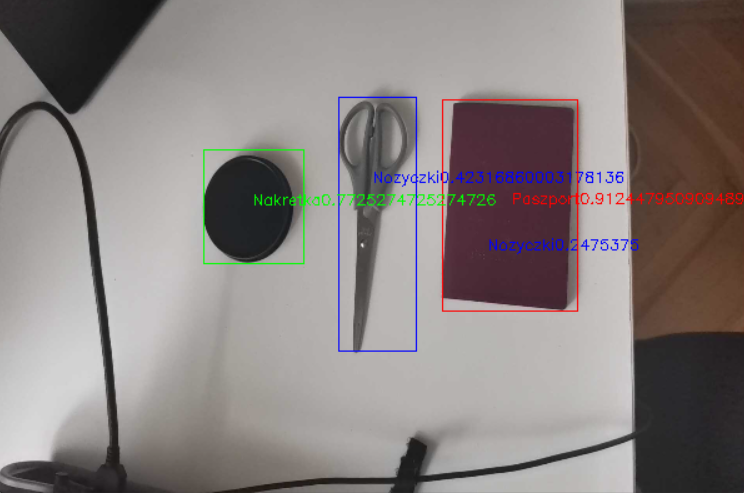
#> input picture Zrzut ekranu 2023-01-08 131753.png, 744 x 493 px, given in place of the camera
$ python project_grey_shape.py
#> lines starting #> are read from the running program, lines starting #| are printed output that depends on the picture; after the words box and inside, x2 and y2 are one past the last pixel; in counts of white or black regions, pixels touching at a corner belong together
# -*- coding: utf-8 -*-
"""
Created on Wed Jan  4 15:58:21 2023

@author: Olimpia
"""

import cv2
import numpy as np
import skimage.measure as sime
import matplotlib.pyplot as plt


LOW_THRESHOLD = np.array([100,0,0])
UPPER_THRESHOLD = np.array([255,200,155])
BLURR_PAR = 15
MASK_THRESHOLD_MIN = 100
MASK_THRESHOLD_MAX = 255
MASK_TYPE = cv2.THRESH_BINARY_INV
FEATURE_MARKER_SIZE = 20
TRIANGE_RATIO = 0.7 #the approximate ratio of the area of a triangle to the area of a rectangular area
WHELL_RATIO = 0.8 #the approximate ratio of the area of a wheel to the area of a rectangular area
RECTANGLE_RATIO = 0.7 #the approximate ratio of the area of a rectangle to the area of a rectangular area
DISPLAY_TEST_MODE = True # If True display only mask and plot,else display: 1) original picture 2) grey_picture 3)mask picture 4)blur picture 5) plot


video = cv2.VideoCapture(0) #function which capture videao strem, paramiter = 0,1,2 is a camera number, output= obiekt video


def final_description(img, obj_name, obj_features):

    obj_features = tuple((int(obj_features.centroid[1]), int(obj_features.centroid[0])))
    font_type = cv2.FONT_HERSHEY_SIMPLEX
    font_size = 0.4
    font_color = (0, 0, 0)

    return cv2.putText(img, obj_name, obj_features,  font_type, font_size, font_color)


while(True):

    # 1 PICTURE PROCESSING ###########################################

    ## 1.1 Image capture from video
    ret, original_img = video.read() # output: array original_img, ret = 0 or False -> we cannot read original_img
#> original_img is the input picture: shape (493, 744, 3); mean B, G, R 128.1, 129.5, 137.2
    grey_img = cv2.cvtColor(original_img, cv2.COLOR_BGR2GRAY) #change color image to grey one for easier recognition
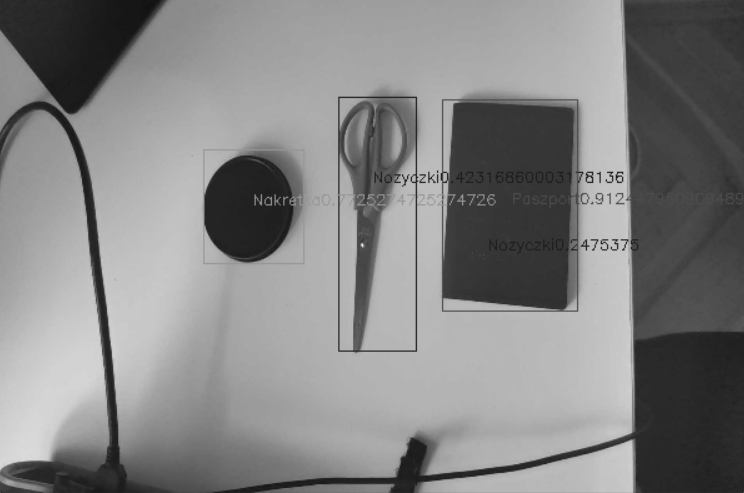
#> grey_img: shape (493, 744); min 18, max 235, mean 131.6

    ## 1.2 White noise
    blurry_img = cv2.GaussianBlur(grey_img,(5,5),BLURR_PAR) #blurry image to delete white noise
    _,mask_img = cv2.threshold(blurry_img,MASK_THRESHOLD_MIN, MASK_THRESHOLD_MAX, MASK_TYPE) #convert grey image to binary one
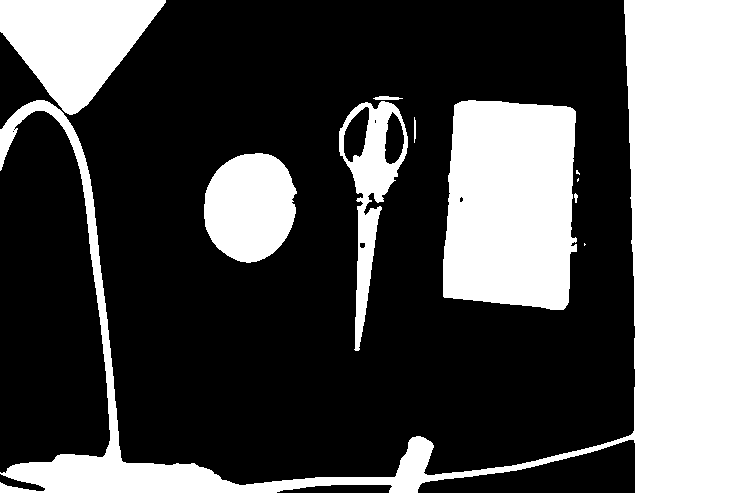
#> mask_img: shape (493, 744); 32.8% white; 11 white regions (3 under 20 px)


    #2 SHAPE RECOGNITION ##############################################

    ## 2.1 Mask labeling
    labels = sime.label(mask_img) # return the number of assigned labels
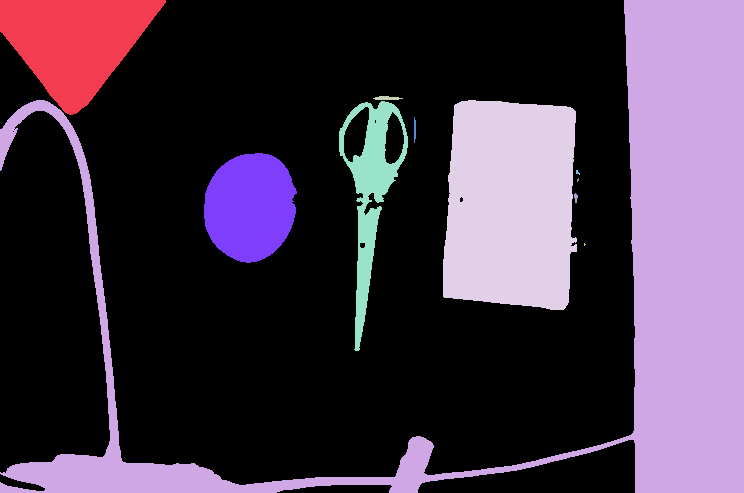
#> labels: shape (493, 744) int64; 12 distinct labels, from 0 to 11; one colour per label, 0 black

    ##2.2 Assigning features - indicating potential objects in the image
    features = sime.regionprops(labels) #It is some kind of list. feature[0] gives you all features for 1st object, but you need to call with with method like feature[0].centroid()
#> features = 11 regions; largest, box (x1, y1, x2, y2) and area: (0, 0, 744, 493) 70404, (443, 100, 577, 310) 25012, (0, 0, 166, 115) 11398, (204, 153, 297, 263) 7957, (339, 101, 408, 351) 5344
    obj_count = len(features) #number of features
#> obj_count = 11
    plt.imshow(labels, cmap=plt.cm.gray) #this part show objects in yellow frame in the plot
    for obj in features:
        y0, x0 = obj.centroid #centroid = red dot
        plt.plot(x0, y0, '.r', markersize=FEATURE_MARKER_SIZE) #size of red dot
        minr, minc, maxr, maxc = obj.bbox
        bx = (minc, maxc, maxc, minc, minc)
        by = (minr, minr, maxr, maxr, minr)
        plt.plot(bx, by, '-y', linewidth=1) #draw plot
#> this loop made 11 passes
#> (y0, x0, minr, minc, maxr, maxc, bx, by) on passes 1 to 7: (41.1, 74.49, 0, 0, 115, 166, (0, 166, 166, 0, 0), (0, 0, 115, 115, 0)), (277.9, 581.2, 0, 0, 493, 744, (0, 744, 744, 0, 0), (0, 0, 493, 493, 0)), (97.77, 386.5, 96, 373, 100, 403, (373, 403, 403, 373, 373), (96, 96, 100, 100, 96)), (204, 510.1, 100, 443, 310, 577, (443, 577, 577, 443, 443), (100, 100, 310, 310, 100)), (192.3, 370.2, 101, 339, 351, 408, (339, 408, 408, 339, 339), (101, 101, 351, 351, 101)), (129.3, 414.4, 117, 414, 143, 416, (414, 416, 416, 414, 414), (117, 117, 143, 143, 117)), (206.5, 249.7, 153, 204, 263, 297, (204, 297, 297, 204, 204), (153, 153, 263, 263, 153))

    ##2.3 Assign class to features

    if len(features) > 0:  #Sometimes it's need tim to collect alll features.
        for obj_counter in range(obj_count):
            obj_features = features[obj_counter]
            object_surface = obj_features.area_filled
            object_background_surface = obj_features.area_bbox
            # Conditions for cases : rectangle, oval, squere: - indiwidual part of modification
            if object_surface/object_background_surface < TRIANGE_RATIO: #Then we have triangle
                final_description(mask_img, 'triangle', obj_features)
            elif object_surface/object_background_surface < WHELL_RATIO:
                final_description(mask_img, 'wheel', obj_features)
            else:
                final_description(mask_img, 'rectangle', obj_features)
#> this loop made 11 passes
#> (object_surface, object_background_surface) on passes 1 to 11: (11398, 19090), (70405, 366792), (88, 120), (25024, 28140), (6964, 17250), (45, 52), (7957, 10230), (12, 20), (6, 8), (26, 40), (4, 6)
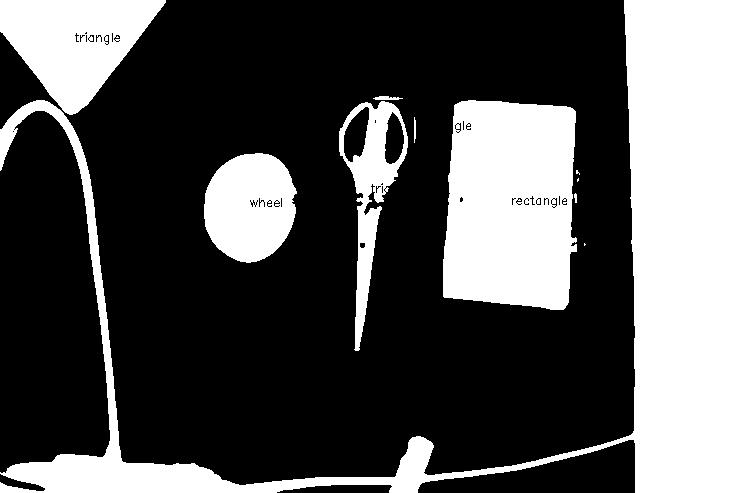
#> mask_img: shape (493, 744); 32.7% white; 11 white regions (3 under 20 px), largest, box (x1, y1, x2, y2) and area: (0, 0, 744, 493) 70404, (443, 100, 577, 310) 24819, (0, 0, 166, 115) 11274


    # 3 PICTURE SHOW #################################################

    #cv2.imshow displays the image in a new window, so that the real-time image is always displayed in the same window, assign a window name to the display object.
    if not DISPLAY_TEST_MODE:
        cv2.imshow('original_img', original_img)
        cv2.imshow('grey_img', grey_img)
        cv2.imshow('blurry_img', blurry_img)
    cv2.imshow('mask_img', mask_img)


    # 4 KEYBOARD KEY INSTRUCTIONS ####################################

    k = cv2.waitKey(1) & 0xFF #press ESC to finish video capture
#> (key Esc is pressed here)
    if k == 27:
        break
video.release() #freeing up the memory buffer needed to display the image
cv2.destroyAllWindows()# close windows which video display
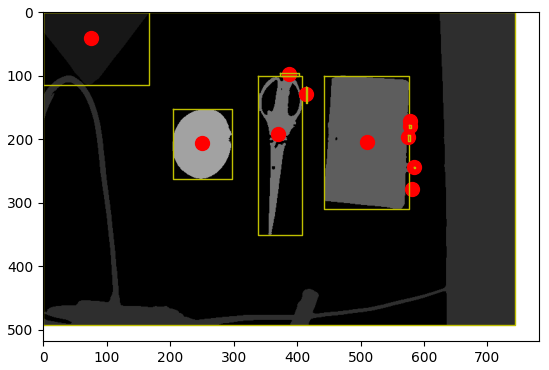
#> figure drawn by matplotlib, 1 panel

$ run again, on Zrzut ekranu 2023-01-08 191958.png
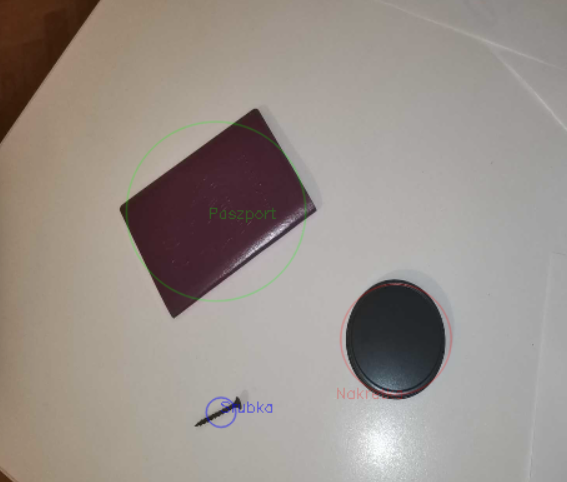
#> input picture Zrzut ekranu 2023-01-08 191958.png, 567 x 482 px, given in place of the camera
#> original_img is the input picture: shape (482, 567, 3); mean B, G, R 138.6, 144.7, 153.2
#> labels: shape (482, 567) int64; 6 distinct labels, from 0 to 5
#> features = 5 regions; box (x1, y1, x2, y2) and area: (120, 109, 316, 317) 20681, (346, 280, 445, 399) 9125, (0, 0, 100, 143) 7296, (197, 398, 242, 426) 265, (0, 471, 12, 482) 89
#> obj_count = 5
#> the loop `for obj in features:` made 5 passes
#> (y0, x0, minr, minc, maxr, maxc, bx, by) on passes 1 to 5: (47.84, 33.04, 0, 0, 143, 100, (0, 100, 100, 0, 0), (0, 0, 143, 143, 0)), (210.3, 214.3, 109, 120, 317, 316, (120, 316, 316, 120, 120), (109, 109, 317, 317, 109)), (338.2, 395.5, 280, 346, 399, 445, (346, 445, 445, 346, 346), (280, 280, 399, 399, 280)), (411.7, 221, 398, 197, 426, 242, (197, 242, 242, 197, 197), (398, 398, 426, 426, 398)), (477.2, 4.18, 471, 0, 482, 12, (0, 12, 12, 0, 0), (471, 471, 482, 482, 471))
#> the loop `for obj_counter in range(obj_count):` made 5 passes
#> (object_surface, object_background_surface) on passes 1 to 5: (7296, 14300), (21174, 40768), (9290, 11781), (265, 1260), (89, 132)
#> after the loop `for obj_counter in range(obj_count):`:
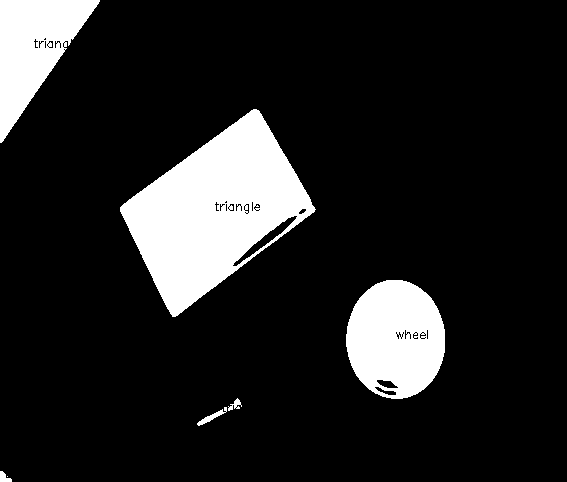
#> mask_img: shape (482, 567); 13.6% white; 7 white regions (1 under 20 px), largest, box (x1, y1, x2, y2) and area: (120, 109, 316, 317) 20557, (346, 280, 445, 399) 9037, (0, 0, 100, 143) 7203, (197, 407, 227, 426) 151, (0, 471, 12, 482) 83, (228, 398, 242, 411) 80
#> `cv2.destroyAllWindows()# close windows which video display`:
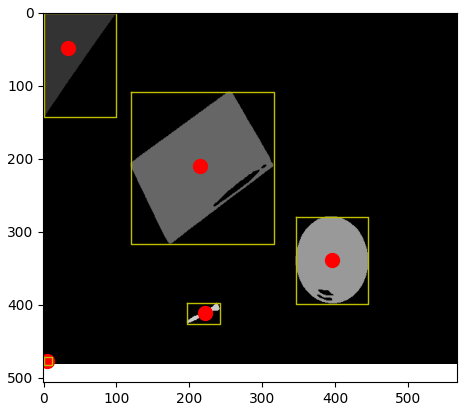
#> figure drawn by matplotlib, 1 panel
